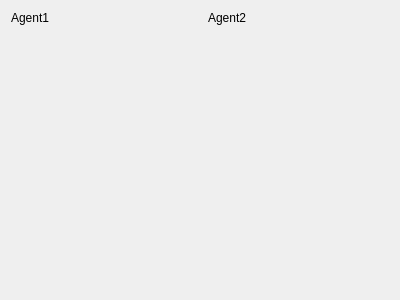
<?xml version="1.0" encoding="UTF-8"?>
<ui version="4.0">
 <class>CipherCards</class>
 <widget class="QWidget" name="CipherCards">
  <property name="geometry">
   <rect>
    <x>0</x>
    <y>0</y>
    <width>400</width>
    <height>300</height>
   </rect>
  </property>
  <property name="windowTitle">
   <string>Form</string>
  </property>
  <layout class="QGridLayout" name="gridLayout">
   <item row="0" column="2">
    <widget class="QLabel" name="agent2Label">
     <property name="sizePolicy">
      <sizepolicy hsizetype="Preferred" vsizetype="Fixed">
       <horstretch>0</horstretch>
       <verstretch>0</verstretch>
      </sizepolicy>
     </property>
     <property name="text">
      <string>Agent2</string>
     </property>
    </widget>
   </item>
   <item row="0" column="0">
    <widget class="QLabel" name="agent1Label">
     <property name="sizePolicy">
      <sizepolicy hsizetype="Preferred" vsizetype="Fixed">
       <horstretch>0</horstretch>
       <verstretch>0</verstretch>
      </sizepolicy>
     </property>
     <property name="text">
      <string>Agent1</string>
     </property>
    </widget>
   </item>
   <item row="1" column="1">
    <spacer name="horizontalSpacer">
     <property name="orientation">
      <enum>Qt::Horizontal</enum>
     </property>
     <property name="sizeType">
      <enum>QSizePolicy::Fixed</enum>
     </property>
     <property name="sizeHint" stdset="0">
      <size>
       <width>10</width>
       <height>20</height>
      </size>
     </property>
    </spacer>
   </item>
   <item row="1" column="0">
    <widget class="QWidget" name="agent1Widget" native="true"/>
   </item>
   <item row="1" column="2">
    <widget class="QWidget" name="agent2Widget" native="true"/>
   </item>
  </layout>
 </widget>
 <resources/>
 <connections/>
</ui>
